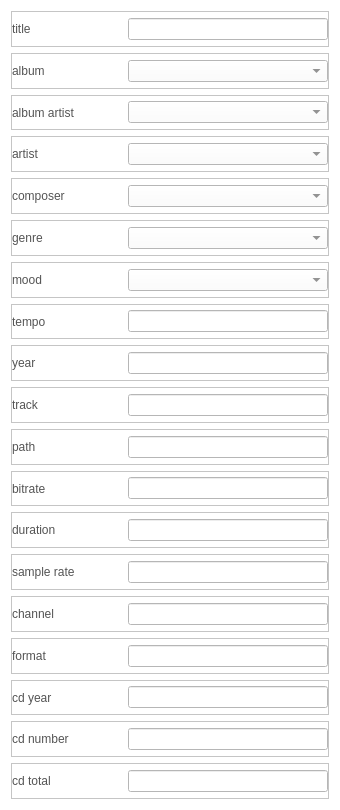
<?xml version="1.0" encoding="UTF-8"?>
<ui version="4.0">
 <class>TrackInfo</class>
 <widget class="QWidget" name="TrackInfo">
  <property name="geometry">
   <rect>
    <x>0</x>
    <y>0</y>
    <width>340</width>
    <height>810</height>
   </rect>
  </property>
  <property name="windowTitle">
   <string>Form</string>
  </property>
  <property name="styleSheet">
   <string notr="true">QLabel
{
	color: rgb(84, 84, 84);
	font: 14pt &quot;Segoe UI&quot;;
}
QComboBox
{
	color: rgb(84, 84, 84);
	font: 14pt &quot;Segoe UI&quot;;
}
QLineEdit
{
	color: rgb(84, 84, 84);
	font: 14pt &quot;Segoe UI&quot;;
}
QWidget
{
	background-color: rgb(255, 255, 255);
}</string>
  </property>
  <layout class="QVBoxLayout" name="verticalLayout">
   <item>
    <widget class="QFrame" name="frameTitle">
     <property name="frameShape">
      <enum>QFrame::StyledPanel</enum>
     </property>
     <property name="frameShadow">
      <enum>QFrame::Raised</enum>
     </property>
     <layout class="QHBoxLayout" name="horizontalLayout">
      <property name="spacing">
       <number>0</number>
      </property>
      <property name="leftMargin">
       <number>0</number>
      </property>
      <property name="topMargin">
       <number>0</number>
      </property>
      <property name="rightMargin">
       <number>0</number>
      </property>
      <property name="bottomMargin">
       <number>0</number>
      </property>
      <item>
       <widget class="QLabel" name="labelTitle">
        <property name="text">
         <string>title</string>
        </property>
       </widget>
      </item>
      <item>
       <widget class="QLineEdit" name="lineEditTitle">
        <property name="minimumSize">
         <size>
          <width>200</width>
          <height>0</height>
         </size>
        </property>
        <property name="maximumSize">
         <size>
          <width>200</width>
          <height>16777215</height>
         </size>
        </property>
       </widget>
      </item>
     </layout>
    </widget>
   </item>
   <item>
    <widget class="QFrame" name="frameAlbum">
     <property name="frameShape">
      <enum>QFrame::StyledPanel</enum>
     </property>
     <property name="frameShadow">
      <enum>QFrame::Raised</enum>
     </property>
     <layout class="QHBoxLayout" name="horizontalLayout_6">
      <property name="spacing">
       <number>0</number>
      </property>
      <property name="leftMargin">
       <number>0</number>
      </property>
      <property name="topMargin">
       <number>0</number>
      </property>
      <property name="rightMargin">
       <number>0</number>
      </property>
      <property name="bottomMargin">
       <number>0</number>
      </property>
      <item>
       <widget class="QLabel" name="labelAlbum">
        <property name="text">
         <string>album</string>
        </property>
       </widget>
      </item>
      <item>
       <widget class="QComboBox" name="cbAlbum">
        <property name="minimumSize">
         <size>
          <width>200</width>
          <height>0</height>
         </size>
        </property>
        <property name="maximumSize">
         <size>
          <width>200</width>
          <height>16777215</height>
         </size>
        </property>
       </widget>
      </item>
     </layout>
    </widget>
   </item>
   <item>
    <widget class="QFrame" name="frameAlbumArtist">
     <property name="frameShape">
      <enum>QFrame::StyledPanel</enum>
     </property>
     <property name="frameShadow">
      <enum>QFrame::Raised</enum>
     </property>
     <layout class="QHBoxLayout" name="horizontalLayout_7">
      <property name="spacing">
       <number>0</number>
      </property>
      <property name="leftMargin">
       <number>0</number>
      </property>
      <property name="topMargin">
       <number>0</number>
      </property>
      <property name="rightMargin">
       <number>0</number>
      </property>
      <property name="bottomMargin">
       <number>0</number>
      </property>
      <item>
       <widget class="QLabel" name="labelAlbumArtist">
        <property name="text">
         <string>album artist</string>
        </property>
       </widget>
      </item>
      <item>
       <widget class="QComboBox" name="cbAlbumArtist">
        <property name="minimumSize">
         <size>
          <width>200</width>
          <height>0</height>
         </size>
        </property>
        <property name="maximumSize">
         <size>
          <width>200</width>
          <height>16777215</height>
         </size>
        </property>
       </widget>
      </item>
     </layout>
    </widget>
   </item>
   <item>
    <widget class="QFrame" name="frameArtist">
     <property name="frameShape">
      <enum>QFrame::StyledPanel</enum>
     </property>
     <property name="frameShadow">
      <enum>QFrame::Raised</enum>
     </property>
     <layout class="QHBoxLayout" name="horizontalLayout_2">
      <property name="spacing">
       <number>0</number>
      </property>
      <property name="leftMargin">
       <number>0</number>
      </property>
      <property name="topMargin">
       <number>0</number>
      </property>
      <property name="rightMargin">
       <number>0</number>
      </property>
      <property name="bottomMargin">
       <number>0</number>
      </property>
      <item>
       <widget class="QLabel" name="labelArtist">
        <property name="text">
         <string>artist</string>
        </property>
       </widget>
      </item>
      <item>
       <widget class="QComboBox" name="cbArtist">
        <property name="minimumSize">
         <size>
          <width>200</width>
          <height>0</height>
         </size>
        </property>
        <property name="maximumSize">
         <size>
          <width>200</width>
          <height>16777215</height>
         </size>
        </property>
       </widget>
      </item>
     </layout>
    </widget>
   </item>
   <item>
    <widget class="QFrame" name="frameComposer">
     <property name="frameShape">
      <enum>QFrame::StyledPanel</enum>
     </property>
     <property name="frameShadow">
      <enum>QFrame::Raised</enum>
     </property>
     <layout class="QHBoxLayout" name="horizontalLayout_4">
      <property name="spacing">
       <number>0</number>
      </property>
      <property name="leftMargin">
       <number>0</number>
      </property>
      <property name="topMargin">
       <number>0</number>
      </property>
      <property name="rightMargin">
       <number>0</number>
      </property>
      <property name="bottomMargin">
       <number>0</number>
      </property>
      <item>
       <widget class="QLabel" name="labelComposer">
        <property name="text">
         <string>composer</string>
        </property>
       </widget>
      </item>
      <item>
       <widget class="QComboBox" name="cbComposer">
        <property name="minimumSize">
         <size>
          <width>200</width>
          <height>0</height>
         </size>
        </property>
        <property name="maximumSize">
         <size>
          <width>200</width>
          <height>16777215</height>
         </size>
        </property>
       </widget>
      </item>
     </layout>
    </widget>
   </item>
   <item>
    <widget class="QFrame" name="frameGenre">
     <property name="frameShape">
      <enum>QFrame::StyledPanel</enum>
     </property>
     <property name="frameShadow">
      <enum>QFrame::Raised</enum>
     </property>
     <layout class="QHBoxLayout" name="horizontalLayout_3">
      <property name="spacing">
       <number>0</number>
      </property>
      <property name="leftMargin">
       <number>0</number>
      </property>
      <property name="topMargin">
       <number>0</number>
      </property>
      <property name="rightMargin">
       <number>0</number>
      </property>
      <property name="bottomMargin">
       <number>0</number>
      </property>
      <item>
       <widget class="QLabel" name="labelGenre">
        <property name="text">
         <string>genre</string>
        </property>
       </widget>
      </item>
      <item>
       <widget class="QComboBox" name="cbGenre">
        <property name="minimumSize">
         <size>
          <width>200</width>
          <height>0</height>
         </size>
        </property>
        <property name="maximumSize">
         <size>
          <width>200</width>
          <height>16777215</height>
         </size>
        </property>
       </widget>
      </item>
     </layout>
    </widget>
   </item>
   <item>
    <widget class="QFrame" name="frameMood">
     <property name="frameShape">
      <enum>QFrame::StyledPanel</enum>
     </property>
     <property name="frameShadow">
      <enum>QFrame::Raised</enum>
     </property>
     <layout class="QHBoxLayout" name="horizontalLayout_5">
      <property name="spacing">
       <number>0</number>
      </property>
      <property name="leftMargin">
       <number>0</number>
      </property>
      <property name="topMargin">
       <number>0</number>
      </property>
      <property name="rightMargin">
       <number>0</number>
      </property>
      <property name="bottomMargin">
       <number>0</number>
      </property>
      <item>
       <widget class="QLabel" name="labelMood">
        <property name="text">
         <string>mood</string>
        </property>
       </widget>
      </item>
      <item>
       <widget class="QComboBox" name="cbMood">
        <property name="minimumSize">
         <size>
          <width>200</width>
          <height>0</height>
         </size>
        </property>
        <property name="maximumSize">
         <size>
          <width>200</width>
          <height>16777215</height>
         </size>
        </property>
       </widget>
      </item>
     </layout>
    </widget>
   </item>
   <item>
    <widget class="QFrame" name="frameTempo">
     <property name="frameShape">
      <enum>QFrame::StyledPanel</enum>
     </property>
     <property name="frameShadow">
      <enum>QFrame::Raised</enum>
     </property>
     <layout class="QHBoxLayout" name="horizontalLayout_9">
      <property name="spacing">
       <number>0</number>
      </property>
      <property name="leftMargin">
       <number>0</number>
      </property>
      <property name="topMargin">
       <number>0</number>
      </property>
      <property name="rightMargin">
       <number>0</number>
      </property>
      <property name="bottomMargin">
       <number>0</number>
      </property>
      <item>
       <widget class="QLabel" name="labelTempo">
        <property name="text">
         <string>tempo</string>
        </property>
       </widget>
      </item>
      <item>
       <widget class="QLineEdit" name="lineEditTempo">
        <property name="minimumSize">
         <size>
          <width>200</width>
          <height>0</height>
         </size>
        </property>
        <property name="maximumSize">
         <size>
          <width>200</width>
          <height>16777215</height>
         </size>
        </property>
       </widget>
      </item>
     </layout>
    </widget>
   </item>
   <item>
    <widget class="QFrame" name="frameYear">
     <property name="frameShape">
      <enum>QFrame::StyledPanel</enum>
     </property>
     <property name="frameShadow">
      <enum>QFrame::Raised</enum>
     </property>
     <layout class="QHBoxLayout" name="horizontalLayout_10">
      <property name="spacing">
       <number>0</number>
      </property>
      <property name="leftMargin">
       <number>0</number>
      </property>
      <property name="topMargin">
       <number>0</number>
      </property>
      <property name="rightMargin">
       <number>0</number>
      </property>
      <property name="bottomMargin">
       <number>0</number>
      </property>
      <item>
       <widget class="QLabel" name="labelYear">
        <property name="text">
         <string>year</string>
        </property>
       </widget>
      </item>
      <item>
       <widget class="QLineEdit" name="lineEditYear">
        <property name="minimumSize">
         <size>
          <width>200</width>
          <height>0</height>
         </size>
        </property>
        <property name="maximumSize">
         <size>
          <width>200</width>
          <height>16777215</height>
         </size>
        </property>
       </widget>
      </item>
     </layout>
    </widget>
   </item>
   <item>
    <widget class="QFrame" name="frameTrack">
     <property name="frameShape">
      <enum>QFrame::StyledPanel</enum>
     </property>
     <property name="frameShadow">
      <enum>QFrame::Raised</enum>
     </property>
     <layout class="QHBoxLayout" name="horizontalLayout_16">
      <property name="spacing">
       <number>0</number>
      </property>
      <property name="leftMargin">
       <number>0</number>
      </property>
      <property name="topMargin">
       <number>0</number>
      </property>
      <property name="rightMargin">
       <number>0</number>
      </property>
      <property name="bottomMargin">
       <number>0</number>
      </property>
      <item>
       <widget class="QLabel" name="labelTrack">
        <property name="text">
         <string>track</string>
        </property>
       </widget>
      </item>
      <item>
       <widget class="QLineEdit" name="lineEditTrack">
        <property name="minimumSize">
         <size>
          <width>200</width>
          <height>0</height>
         </size>
        </property>
        <property name="maximumSize">
         <size>
          <width>200</width>
          <height>16777215</height>
         </size>
        </property>
       </widget>
      </item>
     </layout>
    </widget>
   </item>
   <item>
    <widget class="QFrame" name="framePath">
     <property name="frameShape">
      <enum>QFrame::StyledPanel</enum>
     </property>
     <property name="frameShadow">
      <enum>QFrame::Raised</enum>
     </property>
     <layout class="QHBoxLayout" name="horizontalLayout_11">
      <property name="spacing">
       <number>0</number>
      </property>
      <property name="leftMargin">
       <number>0</number>
      </property>
      <property name="topMargin">
       <number>0</number>
      </property>
      <property name="rightMargin">
       <number>0</number>
      </property>
      <property name="bottomMargin">
       <number>0</number>
      </property>
      <item>
       <widget class="QLabel" name="labelPath">
        <property name="text">
         <string>path</string>
        </property>
       </widget>
      </item>
      <item>
       <widget class="QLineEdit" name="lineEditPath">
        <property name="minimumSize">
         <size>
          <width>200</width>
          <height>0</height>
         </size>
        </property>
        <property name="maximumSize">
         <size>
          <width>200</width>
          <height>16777215</height>
         </size>
        </property>
       </widget>
      </item>
     </layout>
    </widget>
   </item>
   <item>
    <widget class="QFrame" name="frameBitrate">
     <property name="frameShape">
      <enum>QFrame::StyledPanel</enum>
     </property>
     <property name="frameShadow">
      <enum>QFrame::Raised</enum>
     </property>
     <layout class="QHBoxLayout" name="horizontalLayout_12">
      <property name="spacing">
       <number>0</number>
      </property>
      <property name="leftMargin">
       <number>0</number>
      </property>
      <property name="topMargin">
       <number>0</number>
      </property>
      <property name="rightMargin">
       <number>0</number>
      </property>
      <property name="bottomMargin">
       <number>0</number>
      </property>
      <item>
       <widget class="QLabel" name="labelBitrate">
        <property name="text">
         <string>bitrate</string>
        </property>
       </widget>
      </item>
      <item>
       <widget class="QLineEdit" name="lineEditBitrate">
        <property name="minimumSize">
         <size>
          <width>200</width>
          <height>0</height>
         </size>
        </property>
        <property name="maximumSize">
         <size>
          <width>200</width>
          <height>16777215</height>
         </size>
        </property>
       </widget>
      </item>
     </layout>
    </widget>
   </item>
   <item>
    <widget class="QFrame" name="frameDuration">
     <property name="frameShape">
      <enum>QFrame::StyledPanel</enum>
     </property>
     <property name="frameShadow">
      <enum>QFrame::Raised</enum>
     </property>
     <layout class="QHBoxLayout" name="horizontalLayout_13">
      <property name="spacing">
       <number>0</number>
      </property>
      <property name="leftMargin">
       <number>0</number>
      </property>
      <property name="topMargin">
       <number>0</number>
      </property>
      <property name="rightMargin">
       <number>0</number>
      </property>
      <property name="bottomMargin">
       <number>0</number>
      </property>
      <item>
       <widget class="QLabel" name="labelDuration">
        <property name="text">
         <string>duration</string>
        </property>
       </widget>
      </item>
      <item>
       <widget class="QLineEdit" name="lineEditDuration">
        <property name="minimumSize">
         <size>
          <width>200</width>
          <height>0</height>
         </size>
        </property>
        <property name="maximumSize">
         <size>
          <width>200</width>
          <height>16777215</height>
         </size>
        </property>
       </widget>
      </item>
     </layout>
    </widget>
   </item>
   <item>
    <widget class="QFrame" name="frameSampleRate">
     <property name="frameShape">
      <enum>QFrame::StyledPanel</enum>
     </property>
     <property name="frameShadow">
      <enum>QFrame::Raised</enum>
     </property>
     <layout class="QHBoxLayout" name="horizontalLayout_15">
      <property name="spacing">
       <number>0</number>
      </property>
      <property name="leftMargin">
       <number>0</number>
      </property>
      <property name="topMargin">
       <number>0</number>
      </property>
      <property name="rightMargin">
       <number>0</number>
      </property>
      <property name="bottomMargin">
       <number>0</number>
      </property>
      <item>
       <widget class="QLabel" name="labelSampleRate">
        <property name="text">
         <string>sample rate</string>
        </property>
       </widget>
      </item>
      <item>
       <widget class="QLineEdit" name="lineEditSampleRate">
        <property name="minimumSize">
         <size>
          <width>200</width>
          <height>0</height>
         </size>
        </property>
        <property name="maximumSize">
         <size>
          <width>200</width>
          <height>16777215</height>
         </size>
        </property>
       </widget>
      </item>
     </layout>
    </widget>
   </item>
   <item>
    <widget class="QFrame" name="frameChannel">
     <property name="frameShape">
      <enum>QFrame::StyledPanel</enum>
     </property>
     <property name="frameShadow">
      <enum>QFrame::Raised</enum>
     </property>
     <layout class="QHBoxLayout" name="horizontalLayout_14">
      <property name="spacing">
       <number>0</number>
      </property>
      <property name="leftMargin">
       <number>0</number>
      </property>
      <property name="topMargin">
       <number>0</number>
      </property>
      <property name="rightMargin">
       <number>0</number>
      </property>
      <property name="bottomMargin">
       <number>0</number>
      </property>
      <item>
       <widget class="QLabel" name="labelChannel">
        <property name="text">
         <string>channel</string>
        </property>
       </widget>
      </item>
      <item>
       <widget class="QLineEdit" name="lineEditChannel">
        <property name="minimumSize">
         <size>
          <width>200</width>
          <height>0</height>
         </size>
        </property>
        <property name="maximumSize">
         <size>
          <width>200</width>
          <height>16777215</height>
         </size>
        </property>
       </widget>
      </item>
     </layout>
    </widget>
   </item>
   <item>
    <widget class="QFrame" name="frameFormat">
     <property name="frameShape">
      <enum>QFrame::StyledPanel</enum>
     </property>
     <property name="frameShadow">
      <enum>QFrame::Raised</enum>
     </property>
     <layout class="QHBoxLayout" name="horizontalLayout_18">
      <property name="spacing">
       <number>0</number>
      </property>
      <property name="leftMargin">
       <number>0</number>
      </property>
      <property name="topMargin">
       <number>0</number>
      </property>
      <property name="rightMargin">
       <number>0</number>
      </property>
      <property name="bottomMargin">
       <number>0</number>
      </property>
      <item>
       <widget class="QLabel" name="labelFormat">
        <property name="text">
         <string>format</string>
        </property>
       </widget>
      </item>
      <item>
       <widget class="QLineEdit" name="lineEditFormat">
        <property name="minimumSize">
         <size>
          <width>200</width>
          <height>0</height>
         </size>
        </property>
        <property name="maximumSize">
         <size>
          <width>200</width>
          <height>16777215</height>
         </size>
        </property>
       </widget>
      </item>
     </layout>
    </widget>
   </item>
   <item>
    <widget class="QFrame" name="frameCDYear">
     <property name="frameShape">
      <enum>QFrame::StyledPanel</enum>
     </property>
     <property name="frameShadow">
      <enum>QFrame::Raised</enum>
     </property>
     <layout class="QHBoxLayout" name="horizontalLayout_17">
      <property name="spacing">
       <number>0</number>
      </property>
      <property name="leftMargin">
       <number>0</number>
      </property>
      <property name="topMargin">
       <number>0</number>
      </property>
      <property name="rightMargin">
       <number>0</number>
      </property>
      <property name="bottomMargin">
       <number>0</number>
      </property>
      <item>
       <widget class="QLabel" name="labelCDYear">
        <property name="text">
         <string>cd year</string>
        </property>
       </widget>
      </item>
      <item>
       <widget class="QLineEdit" name="lineEditCDYear">
        <property name="minimumSize">
         <size>
          <width>200</width>
          <height>0</height>
         </size>
        </property>
        <property name="maximumSize">
         <size>
          <width>200</width>
          <height>16777215</height>
         </size>
        </property>
       </widget>
      </item>
     </layout>
    </widget>
   </item>
   <item>
    <widget class="QFrame" name="frameCDNumber">
     <property name="frameShape">
      <enum>QFrame::StyledPanel</enum>
     </property>
     <property name="frameShadow">
      <enum>QFrame::Raised</enum>
     </property>
     <layout class="QHBoxLayout" name="horizontalLayout_20">
      <property name="spacing">
       <number>0</number>
      </property>
      <property name="leftMargin">
       <number>0</number>
      </property>
      <property name="topMargin">
       <number>0</number>
      </property>
      <property name="rightMargin">
       <number>0</number>
      </property>
      <property name="bottomMargin">
       <number>0</number>
      </property>
      <item>
       <widget class="QLabel" name="labelCDNumber">
        <property name="text">
         <string>cd number</string>
        </property>
       </widget>
      </item>
      <item>
       <widget class="QLineEdit" name="lineEditCDNumber">
        <property name="minimumSize">
         <size>
          <width>200</width>
          <height>0</height>
         </size>
        </property>
        <property name="maximumSize">
         <size>
          <width>200</width>
          <height>16777215</height>
         </size>
        </property>
       </widget>
      </item>
     </layout>
    </widget>
   </item>
   <item>
    <widget class="QFrame" name="frameCDTotal">
     <property name="frameShape">
      <enum>QFrame::StyledPanel</enum>
     </property>
     <property name="frameShadow">
      <enum>QFrame::Raised</enum>
     </property>
     <layout class="QHBoxLayout" name="horizontalLayout_19">
      <property name="spacing">
       <number>0</number>
      </property>
      <property name="leftMargin">
       <number>0</number>
      </property>
      <property name="topMargin">
       <number>0</number>
      </property>
      <property name="rightMargin">
       <number>0</number>
      </property>
      <property name="bottomMargin">
       <number>0</number>
      </property>
      <item>
       <widget class="QLabel" name="labelCDTotal">
        <property name="text">
         <string>cd total</string>
        </property>
       </widget>
      </item>
      <item>
       <widget class="QLineEdit" name="lineEditCDTotal">
        <property name="minimumSize">
         <size>
          <width>200</width>
          <height>0</height>
         </size>
        </property>
        <property name="maximumSize">
         <size>
          <width>200</width>
          <height>16777215</height>
         </size>
        </property>
       </widget>
      </item>
     </layout>
    </widget>
   </item>
  </layout>
 </widget>
 <resources/>
 <connections/>
</ui>
